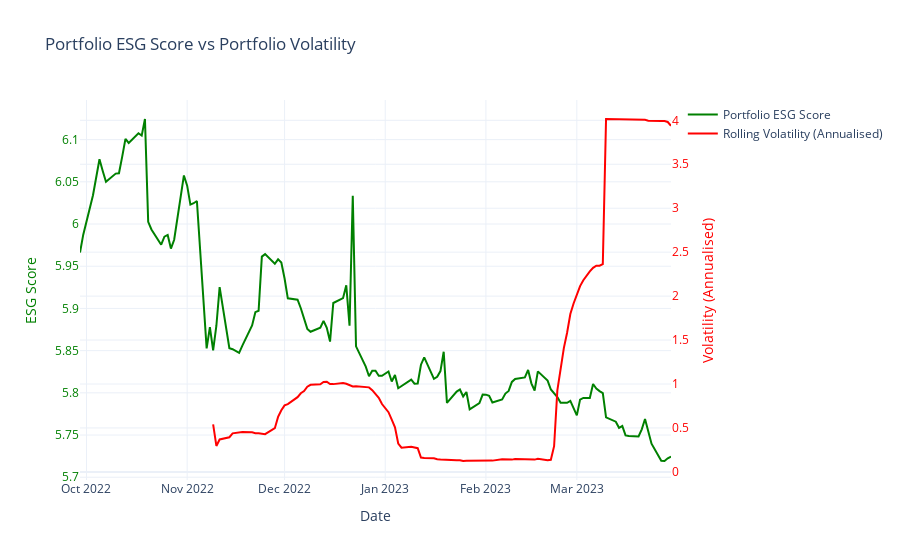

This figure's notebook cell:
### Code cell
#Looking at ESG and Volatility of asset returns over time

# First: merge ESG and volatility on refdate
merged_plot = portfolio_esg.merge(
    portfolio_daily_return[["refdate", "rolling_30d_vol_ann"]],
    on="refdate",
    how="inner")

fig = go.Figure()

#ESG
fig.add_trace(go.Scatter(
    x=merged_plot["refdate"],
    y=merged_plot["Portfolio_ESG"],
    mode="lines",
    name="Portfolio ESG Score",
    line=dict(color="green", width=2) ))

#volatility
fig.add_trace(go.Scatter(
    x=merged_plot["refdate"],
    y=merged_plot["rolling_30d_vol_ann"],
    mode="lines",
    name="Rolling Volatility (Annualised)",
    line=dict(color="red", width=2),
    yaxis="y2" ))

fig.update_layout(
    title="Portfolio ESG Score vs Portfolio Volatility",
    xaxis_title="Date",
    yaxis=dict(title="ESG Score", color="green"),
    yaxis2=dict(
        title="Volatility (Annualised)",
        overlaying="y",
        side="right",
        color="red"
    ),
    template="plotly_white"
)

fig.show()

### Figure 1 — Plotly figure (JSON) as saved in the notebook; plotly's stock layout.template omitted (floating-point values rounded to 4 significant figures; data arrays with more than 128 entries replaced by an {"elided": "..."} marker saying what was removed)
{"data": [{"line": {"color": "green", "width": 2}, "mode": "lines", "name": "Portfolio ESG Score", "type": "scatter", "x": {"elided": "136 str values"}, "y": {"elided": "136 float values"}}, {"line": {"color": "red", "width": 2}, "mode": "lines", "name": "Rolling Volatility (Annualised)", "type": "scatter", "x": {"elided": "136 str values"}, "y": {"elided": "136 float values"}, "yaxis": "y2"}], "layout": {"title": {"text": "Portfolio ESG Score vs Portfolio Volatility"}, "xaxis": {"title": {"text": "Date"}}, "yaxis": {"color": "green", "title": {"text": "ESG Score"}}, "yaxis2": {"color": "red", "overlaying": "y", "side": "right", "title": {"text": "Volatility (Annualised)"}}}}
